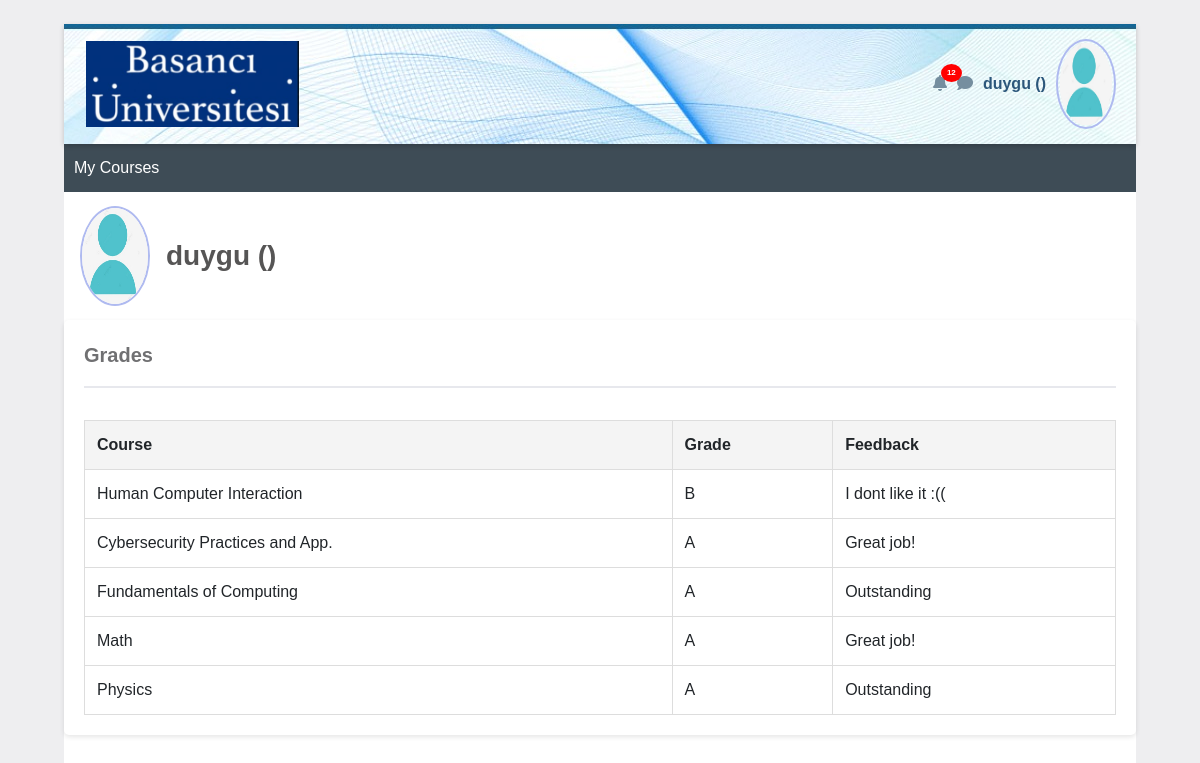
The app's page /student/2/grades (signed in) with its own data.
### tables this page shows
CREATE TABLE grades (
        id INTEGER PRIMARY KEY,
        student_id INTEGER NOT NULL,
        course TEXT NOT NULL,
        grade TEXT CHECK(grade IN ('A', 'B', 'C', 'D', 'F')),
        comments TEXT,
        FOREIGN KEY(student_id) REFERENCES users(id)
    );

### app/routes.py (the view)
@main.route('/student/<student_id>/grades')
def grades(student_id):
    if not session.get('username') or session.get('role') != 'student':
        abort(403)
    conn = sqlite3.connect('normal.db')
    c = conn.cursor()
    c.execute("SELECT course, grade, comments FROM grades WHERE student_id=?", (student_id,))
    courses = c.fetchall()
    conn.close()
    return render_template('grades.html', courses=courses, username=session['username'], student_id=student_id)

### app/templates/grades.html (shortened to what this page needs)
<!DOCTYPE html>
<html lang="en">
<head>
    <link rel="stylesheet" href="https://stackpath.bootstrapcdn.com/bootstrap/4.5.2/css/bootstrap.min.css">
    <link rel="stylesheet" href="https://cdnjs.cloudflare.com/ajax/libs/font-awesome/5.15.4/css/all.min.css">
</head>
<body>
    <div class="initialBox">
        <div class="navbar">
            <div>
                <img src="{{ url_for('static', filename='logo.png') }}" alt="Logo">
            </div>
            <div class="user-profile">
                <div class="notification">
                    <i class="fas fa-bell icn"></i>
                    <span class="notification-badge">12</span>
                </div>
                <div>
                    <i class="fas fa-comment icn"></i>
                </div>
                <div class="user-profile" onclick="toggleDropdown()">
                    <span class="user-name">{{ username }} <strong> ({{role}})</strong></span>
                    <img src="{{ url_for('static', filename='user.png') }}" alt="Profile" class="profile-img">
                </div>
            </div>
        </div>
        <div class="middle-bar">
            <a class="course" href="{{ url_for('main.student_dashboard', student_id=student_id) }}">My Courses</a>
        </div>
        <div class="profWrapper">
            <img src="{{ url_for('static', filename='user.png') }}" alt="Profile" class="profPic">
            <span class="name">{{ username }} <strong> ({{role}})</strong></span>
        </div>
        <div class="grades-container">
            <div class="grades">Grades</div>
            <hr style="border: 1px solid rgb(231, 232, 237);  margin-bottom: 2rem;">
            <table>
                <thead>
                    <tr>
                        <th>Course</th>
                        <th>Grade</th>
                        <th>Feedback</th>
                    </tr>
                </thead>
                <tbody>
                    {% for course, grade, comment in courses %}
                    <tr>
                        <td>{{course}}</td>
                        <td>{{ grade }}</td>
                        <td>{{ comment }}</td>
                    </tr>
                    {% endfor %}
                </tbody>
            </table>
        </div>
</body>
</html>

### records on screen
grades: course "Human Computer Interaction", grade "B", comments "I dont like it :(("
grades: course "Cybersecurity Practices and App.", grade "A", comments "Great job!"
grades: course "Fundamentals of Computing", grade "A", comments "Outstanding"
grades: course "Math", grade "A", comments "Great job!"
grades: course "Physics", grade "A", comments "Outstanding"

### other values on screen
{{ username }} "duygu"
